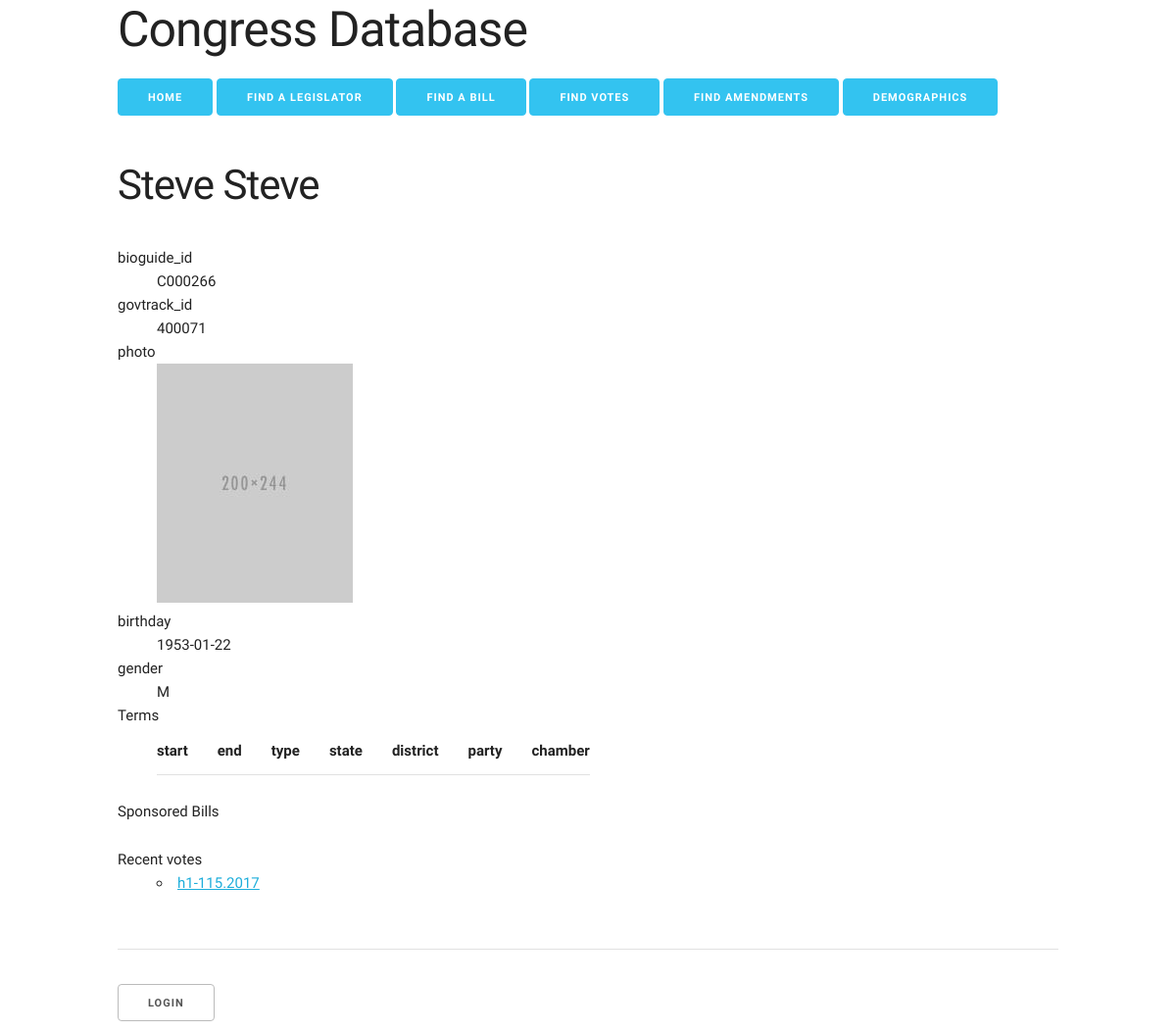
Page /part4/congress_web/legislator.php?id=C000266 on the committed database.
### tables this page shows
CREATE TABLE  `Legislator` (
  `bioguide_id` VARCHAR(45) NOT NULL,
  `Last Name` VARCHAR(45) NOT NULL,
  `First Name` VARCHAR(45) NOT NULL,
  `birthday` DATE NULL,
  `gender` VARCHAR(1) NULL,
  `wikipedia_id` VARCHAR(90) NULL,
  `govtrack_id` INT NOT NULL,
  `official_full_name` VARCHAR(90) NULL,
  PRIMARY KEY (`bioguide_id`));

CREATE TABLE  `Legislator_Vote` (
  `Vote_id` VARCHAR(45) NOT NULL,
  `bioguide_id` VARCHAR(45) NOT NULL,
  `how_voted` VARCHAR(45) NOT NULL,
  PRIMARY KEY (`Vote_id`, `bioguide_id`),
  INDEX `fk_Legislator_Vote_Legislator1_idx` (`bioguide_id` ASC),
  CONSTRAINT `fk_Legislator_Vote_Votes1`
    FOREIGN KEY (`Vote_id`)
    REFERENCES `Vote` (`id`)
    ON DELETE NO ACTION
    ON UPDATE NO ACTION,
  CONSTRAINT `fk_Legislator_Vote_Legislator1`
    FOREIGN KEY (`bioguide_id`)
    REFERENCES `Legislator` (`bioguide_id`)
    ON DELETE NO ACTION
    ON UPDATE NO ACTION);

### part4/congress_web/legislator.php (the view, shortened to what this page needs)
<?php
include_once('config.php');
if (isset($_GET['id'])) {
    $id = $_GET['id'];
}
$stmt = $db->prepare("select govtrack_id, bioguide_id, `First Name`, `Last Name`, birthday, gender from Legislator WHERE bioguide_id=?");
$stmt->bind_param("s", $id);
$stmt->execute();
$stmt->store_result();
$stmt->bind_result($govtrack_id, $bioguide_id, $first_name, $last_name, $birthday, $gender);
$Title = $first_name . " " . $last_name;
include('header.php');?>
<div class="row">
    <div class="twelve column">
        <dl>
            <dt>bioguide_id</dt>
            <dd><?= $bioguide_id ?></dd>
            <dt>govtrack_id</dt>
            <dd><?= $govtrack_id ?></dd>
            <dt>photo</dt>
            <?php if (is_file("photos/" . $govtrack_id . "-200px.jpeg")) { ?>
            <dd><img src="<?= "photos/" . $govtrack_id . "-200px.jpeg"?>" alt="" /></dd>
            <?php } else { ?>
            <dd><img src="<?= "photos/placeholder-200px.jpeg"?>" alt="" /></dd>
            <?php } ?>
            <dt>birthday</dt>
            <dd><?= $birthday ?></dd>
            <dt>gender</dt>
            <dd><?= $gender ?></dd>
            <dt>Terms</dt>
            <dd>
            <table>
                <thead>
                    <tr>
                        <th>start</th>
                        <th>end</th>
                        <th>type</th>
                        <th>state</th>
                        <th>district</th>
                        <th>party</th>
                        <th>chamber</th>
                    </tr>
                </thead>
            </table>
            </dd>
            <dt>Sponsored Bills</dt>
           <dt>Recent votes</dt>
            <dd>
            <?php
            $substmt = $db->prepare("SELECT Vote_id FROM Legislator_Vote WHERE bioguide_id=? limit 10");
            $substmt->bind_param("s", $id);
            $substmt->execute();
            $substmt->store_result();
            $substmt->bind_result($Vote_id);
            ?>
            <ul>
                <?php while ($substmt->fetch()) { ?>
                   <li><a href="vote.php?id=<?= urlencode($Vote_id) ?>"><?= $Vote_id ?></a></li>
                <?php }  ?>
            </ul>
            </dd>
        </dl>
    </div>
</div>
<?php include('footer.php'); ?>

### part4/congress_web/header.php (shortened to what this page needs)
<!DOCTYPE html>
<html lang="en">
<head>
    <link rel="stylesheet" href="css/normalize.css">
    <link rel="stylesheet" href="css/skeleton.css">
    <link rel="stylesheet" href="css/custom.css">
</head>
<body>
<div class="container">
    <div class="row">
        <div class="twelve columns">
            <h1>Congress Database</h1>
            <ul class="navbar">
                <li><a class="button button-primary" href="index.php">Home</a></li>
                <li><a class="button button-primary" href="legislators.php">Find a Legislator</a></li>
                <li><a class="button button-primary" href="bills.php">Find a bill</a></li>
                <li><a class="button button-primary" href="votes.php">Find Votes</a></li>
                <li><a class="button button-primary" href="amendments.php">Find Amendments</a></li>
                <li><a class="button button-primary" href="demographics.php">Demographics</a></li>
            </ul>
            <?php if (isset($Title)) {
                echo "<h2>$Title</h2>";
            }
            ?>
        </div>
    </div>

### part4/congress_web/css/skeleton.css (style rules this page uses)
.container { position: relative; width: 100%; max-width: 960px; margin: 0 auto; padding: 0 20px; box-sizing: border-box; }
.column, .columns { width: 100%; float: left; box-sizing: border-box; }
@media (min-width: 400px) { .container { width: 85%; padding: 0; } }
@media (min-width: 550px) { .container { width: 80%; } }
@media (min-width: 550px) { .column, .columns { margin-left: 4%; } }
@media (min-width: 550px) { .column:first-child, .columns:first-child { margin-left: 0; } }
@media (min-width: 550px) { .twelve.columns { width: 100%; margin-left: 0; } }
html { font-size: 62.5%; }
body { font-size: 1.5em; line-height: 1.6; font-weight: 400; font-family: "Raleway", "HelveticaNeue", "Helvetica Neue", Helvetica, Arial, sans-serif; color: #222; }
h1, h2, h3, h4, h5, h6 { margin-top: 0; margin-bottom: 2rem; font-weight: 300; }
h1 { font-size: 4.0rem; line-height: 1.2; letter-spacing: -.1rem; }
h2 { font-size: 3.6rem; line-height: 1.25; letter-spacing: -.1rem; }
@media (min-width: 550px) { h1 { font-size: 5.0rem; } }
@media (min-width: 550px) { h2 { font-size: 4.2rem; } }
a { color: #1EAEDB; }
.button, button, input[type="submit"], input[type="reset"], input[type="button"] { display: inline-block; height: 38px; padding: 0 30px; color: #555; text-align: center; font-size: 11px; font-weight: 600; line-height: 38px; letter-spacing: .1rem; text-transform: uppercase; text-decoration: none; white-space: nowrap; background-color: transparent; border-radius: 4px; border: 1px solid #bbb; cursor: pointer; box-sizing: border-box; }
.button.button-primary, button.button-primary, input[type="submit"].button-primary, input[type="reset"].button-primary, input[type="button"].button-primary { color: #FFF; background-color: #33C3F0; border-color: #33C3F0; }
ul { list-style: circle inside; }
ol, ul { padding-left: 0; margin-top: 0; }
li { margin-bottom: 1rem; }
th, td { padding: 12px 15px; text-align: left; border-bottom: 1px solid #E1E1E1; }
th:first-child, td:first-child { padding-left: 0; }
th:last-child, td:last-child { padding-right: 0; }
button, .button { margin-bottom: 1rem; }
pre, blockquote, dl, figure, table, p, ul, ol, form { margin-bottom: 2.5rem; }
.container:after, .row:after, .u-cf { content: ""; display: table; clear: both; }

### part4/congress_web/css/custom.css (style rules this page uses)
.navbar li { display: inline-block; list-style-type: none; }

### rows in the picture
legislator: Title "Steve Steve", bioguide_id "C000266", govtrack "400071", birthday "1953-01-22", gender "M"
legislator_vote: Vote "h1-115.2017"
